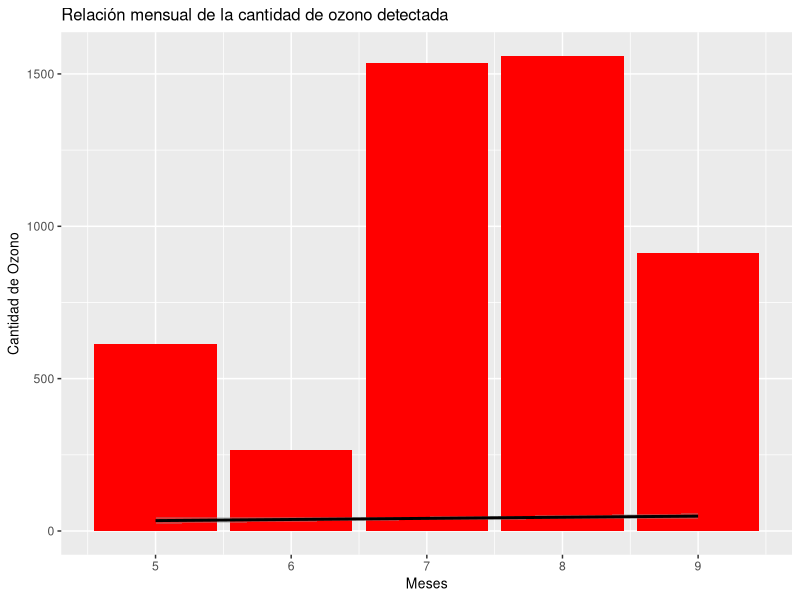
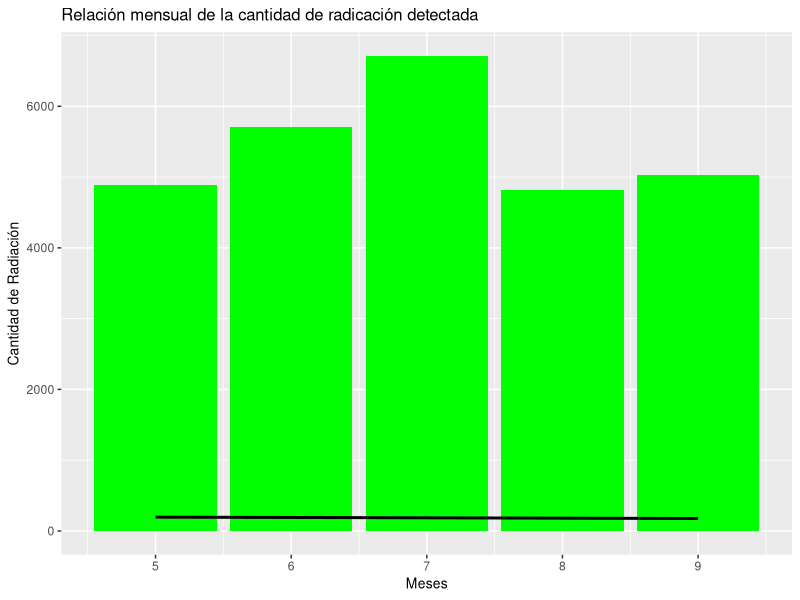
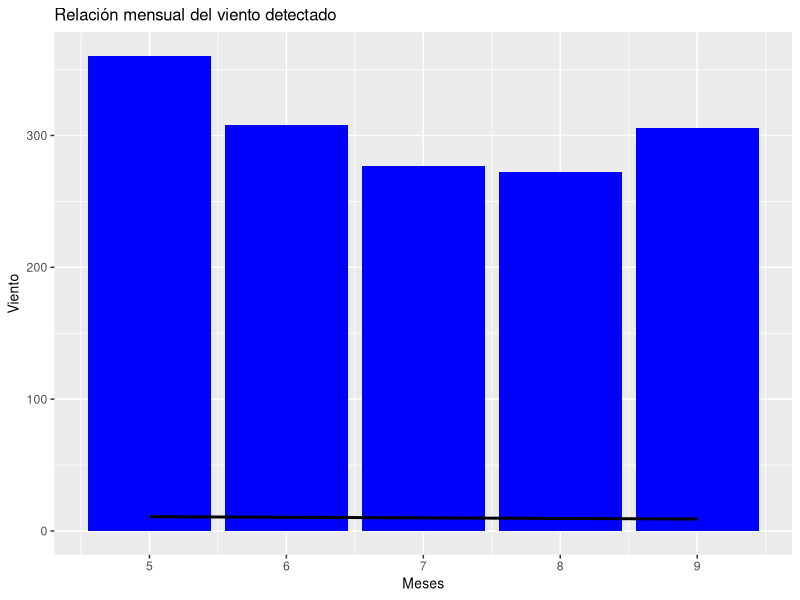
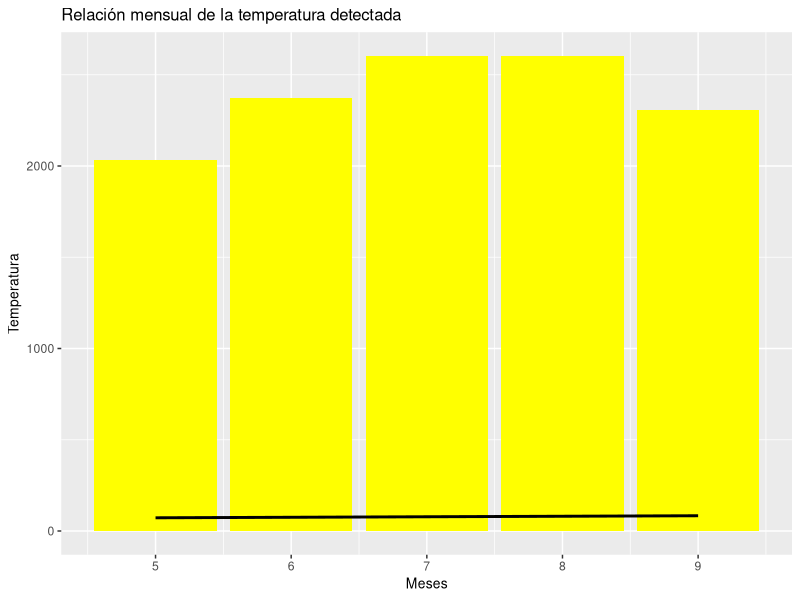
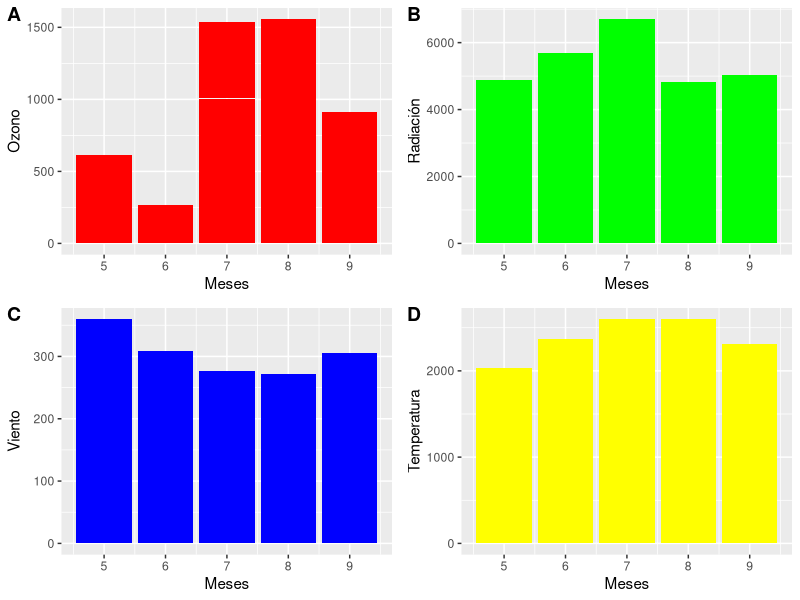
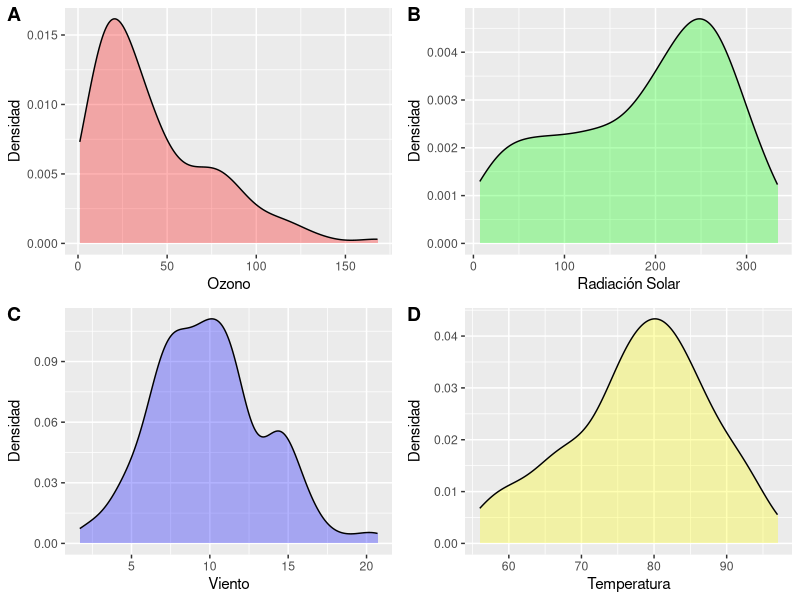

Here is the R script that generated these plots, in order:
## ---- chunk 1
library(ggplot2)
library(datasets)
## ---- chunk 2
head(airquality)
## ---- chunk 3
summary(airquality)
## ---- chunk 4
#airquality$Ozone[is.na(airquality$Ozone)] <- 0
#airquality$Solar.R[is.na(airquality$Solar.R)] <- 0

## ---- chunk 5
ggplot(airquality,aes(x=airquality$Month,y=airquality$Ozone)) + geom_bar(stat="identity",fill="red") + labs(x = "Meses",y = "Cantidad de Ozono") + ggtitle("Relación mensual de la cantidad de ozono detectada") + theme(plot.title=element_text(size=12),axis.title.x=element_text(size=10),axis.title.y=element_text(size=10)) +  geom_smooth(col="black",method="lm", na.rm = TRUE)

ggplot(airquality,aes(x=airquality$Month,y=airquality$Solar.R)) + geom_bar(stat="identity",fill="green")+ labs(x = "Meses",y = "Cantidad de Radiación") + ggtitle("Relación mensual de la cantidad de radicación detectada") + theme(plot.title=element_text(size=12),axis.title.x=element_text(size=10),axis.title.y=element_text(size=10)) +  geom_smooth(col="black",method="lm", na.rm = TRUE)

ggplot(airquality,aes(x=airquality$Month,y=airquality$Wind)) + geom_bar(stat="identity",fill="blue")+ labs(x = "Meses",y = "Viento") + ggtitle("Relación mensual del viento detectado") + theme(plot.title=element_text(size=12),axis.title.x=element_text(size=10),axis.title.y=element_text(size=10)) +  geom_smooth(col="black",method="lm", na.rm = TRUE)

ggplot(airquality,aes(x=airquality$Month,y=airquality$Temp)) + geom_bar(stat="identity",fill="yellow")+ labs(x = "Meses",y = "Temperatura") + ggtitle("Relación mensual de la temperatura detectada") + theme(plot.title=element_text(size=12),axis.title.x=element_text(size=10),axis.title.y=element_text(size=10)) +  geom_smooth(col="black",method="lm", na.rm = TRUE)
## ---- chunk 6
library(cowplot)
first <- ggplot() + geom_bar(data=airquality,aes(x=airquality$Month,y=airquality$Ozone),fill="red",na.rm = TRUE,stat = "identity") + labs(x = "Meses",y = "Ozono")

second <- ggplot() + geom_bar(data=airquality,aes(x=airquality$Month,y=airquality$Solar.R),fill="green",na.rm = TRUE,stat = "identity") + labs(x = "Meses",y = "Radiación")

third <- ggplot() + geom_bar(data=airquality,aes(x=airquality$Month,y=airquality$Wind),fill="blue",na.rm = TRUE,stat = "identity") + labs(x = "Meses",y = "Viento")

fourth <- ggplot() + geom_bar(data=airquality,aes(x=airquality$Month,y=airquality$Temp), na.rm = TRUE,fill="yellow",stat = "identity") + labs(x = "Meses",y = "Temperatura")

cowplot::plot_grid(first,second,third,fourth,labels = c("A", "B","C","D"), align = "v")
## ---- chunk 7
first <- ggplot(airquality, aes(x=airquality$Ozone)) + geom_density(alpha=.3,fill="red") + labs(x="Ozono",y="Densidad")

second <- ggplot(airquality, aes(x=airquality$Solar.R)) + geom_density(alpha=.3,fill="green") + labs(x="Radiación Solar",y = "Densidad")

third <- ggplot(airquality, aes(x=airquality$Wind)) + geom_density(alpha=.3,fill="blue") + labs(x="Viento",y="Densidad")

fourth <- ggplot(airquality, aes(x=airquality$Temp)) + geom_density(alpha=.3,fill="yellow") + labs(x="Temperatura",y="Densidad")
cowplot::plot_grid(first,second,third,fourth,labels = c("A", "B","C","D"), align = "v")
